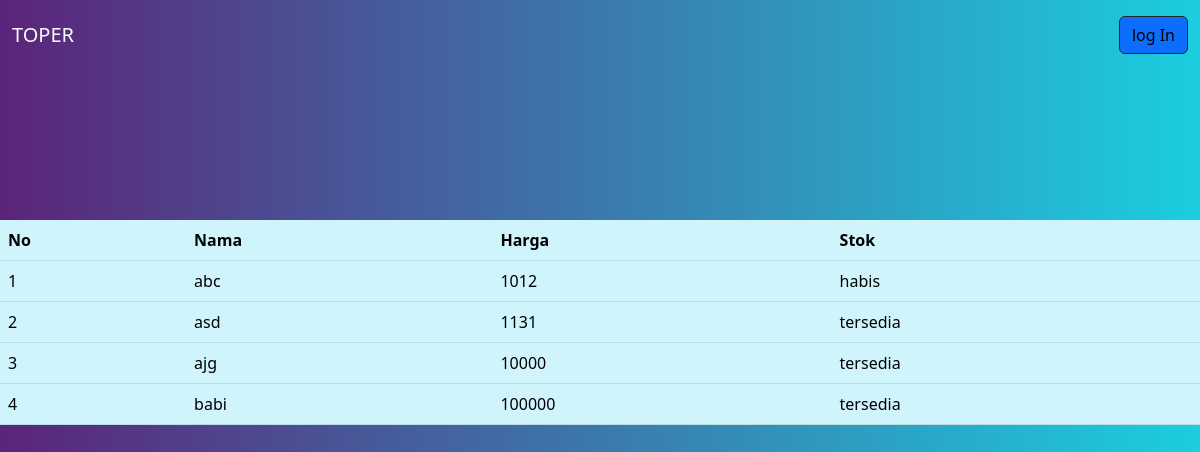
Page /nologin.php on the committed database.
### tables this page shows
CREATE TABLE `barang` (
  `idbarang` int(11) NOT NULL,
  `nama` varchar(100) NOT NULL,
  `harga` int(100) NOT NULL,
  `stok` varchar(100) NOT NULL
);

### nologin.php (the view, shortened to what this page needs)
<!DOCTYPE html>
<html lang="en">
<head>
    <link rel="stylesheet" href="https://cdn.jsdelivr.net/npm/bootstrap@5.3.0-alpha1/dist/css/bootstrap.min.css">
</head>
<body>
    <div class="container-fluid p-0">
        <nav class="navbar navbar-expand-lg">
            <div class="container-fluid">
                <a class="navbar-brand text-light" href="#">TOPER</a>
                <div class="collapse navbar-collapse" id="navbarText">
                    <span class="navbar-text">
                        <a href="index.php" class="btn btn-dark text-black bg-primary text-decoration-none">log In</a>
                    </span>
                </div>
            </div>
        </nav>
    </div>
    <table class="table table-info">
        <thead>
            <tr>
                <th scope="col">No</th>
                <th scope="col">Nama</th>
                <th scope="col">Harga</th>
                <th scope="col">Stok</th>
            </tr>
        </thead>
        <?php
        include "koneksi.php";
        $query_mysql = mysqli_query($conn, "SELECT * FROM barang") or die(mysqli_connect_error());
        $nomor = 1;
        while ($data = mysqli_fetch_array($query_mysql)) {
        ?>
            <tbody>
                <tr>
                    <td scope="row"><?php echo $nomor++; ?></td>
                    <td scope="col"><?php echo $data['nama']; ?></td>
                    <td scope="col"><?php echo $data['harga']; ?></td>
                    <td scope="col"><?php echo $data['stok']; ?></td>
                </tr>
            </tbody>
        <?php } ?>
    </table>
</body>
</html>

### nologin.php (style rules this page uses)
body { width: 100%; height: 100%; background-image: linear-gradient(to right, #5b247a, #1bcedf); }
table { margin-top: 150px; }

### rows in the picture
barang: nama "abc", harga "1012", stok "habis"
barang: nama "asd", harga "1131", stok "tersedia"
barang: nama "ajg", harga "10000", stok "tersedia"
barang: nama "babi", harga "100000", stok "tersedia"
